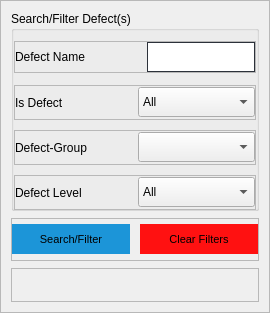
                              <widget class="QFrame" name="frame_add_defect_2">
                               <property name="minimumSize">
                                <size>
                                 <width>270</width>
                                 <height>0</height>
                                </size>
                               </property>
                               <property name="maximumSize">
                                <size>
                                 <width>0</width>
                                 <height>16777215</height>
                                </size>
                               </property>
                               <property name="frameShape">
                                <enum>QFrame::StyledPanel</enum>
                               </property>
                               <property name="frameShadow">
                                <enum>QFrame::Sunken</enum>
                               </property>
                               <property name="lineWidth">
                                <number>7</number>
                               </property>
                               <property name="midLineWidth">
                                <number>4</number>
                               </property>
                               <layout class="QVBoxLayout" name="verticalLayout_88">
                                <property name="spacing">
                                 <number>7</number>
                                </property>
                                <property name="leftMargin">
                                 <number>10</number>
                                </property>
                                <property name="topMargin">
                                 <number>10</number>
                                </property>
                                <property name="rightMargin">
                                 <number>10</number>
                                </property>
                                <property name="bottomMargin">
                                 <number>10</number>
                                </property>
                                <item alignment="Qt::AlignTop">
                                 <widget class="QGroupBox" name="groupBox_7">
                                  <property name="title">
                                   <string>Search/Filter Defect(s)</string>
                                  </property>
                                  <layout class="QVBoxLayout" name="verticalLayout_89">
                                   <property name="spacing">
                                    <number>10</number>
                                   </property>
                                   <property name="leftMargin">
                                    <number>0</number>
                                   </property>
                                   <property name="topMargin">
                                    <number>10</number>
                                   </property>
                                   <property name="rightMargin">
                                    <number>0</number>
                                   </property>
                                   <property name="bottomMargin">
                                    <number>0</number>
                                   </property>
                                   <item>
                                    <widget class="QFrame" name="frame_107">
                                     <property name="maximumSize">
                                      <size>
                                       <width>16777215</width>
                                       <height>35</height>
                                      </size>
                                     </property>
                                     <property name="frameShape">
                                      <enum>QFrame::StyledPanel</enum>
                                     </property>
                                     <property name="frameShadow">
                                      <enum>QFrame::Raised</enum>
                                     </property>
                                     <layout class="QHBoxLayout" name="horizontalLayout_75">
                                      <property name="spacing">
                                       <number>0</number>
                                      </property>
                                      <property name="leftMargin">
                                       <number>0</number>
                                      </property>
                                      <property name="topMargin">
                                       <number>0</number>
                                      </property>
                                      <property name="rightMargin">
                                       <number>0</number>
                                      </property>
                                      <property name="bottomMargin">
                                       <number>0</number>
                                      </property>
                                      <item>
                                       <widget class="QLabel" name="label_104">
                                        <property name="minimumSize">
                                         <size>
                                          <width>4</width>
                                          <height>0</height>
                                         </size>
                                        </property>
                                        <property name="text">
                                         <string>Defect Name</string>
                                        </property>
                                       </widget>
                                      </item>
                                      <item alignment="Qt::AlignRight">
                                       <widget class="QLineEdit" name="defect_search_name_lineedie">
                                        <property name="minimumSize">
                                         <size>
                                          <width>0</width>
                                          <height>30</height>
                                         </size>
                                        </property>
                                        <property name="styleSheet">
                                         <string notr="true">QLineEdit{
border-radius: 0px;
border: 1px solid rgb(44, 49, 58);
}

QLineEdit:disabled {
border: 1px solid #CDCDCE;
}</string>
                                        </property>
                                       </widget>
                                      </item>
                                     </layout>
                                    </widget>
                                   </item>
                                   <item>
                                    <widget class="QFrame" name="frame_134">
                                     <property name="minimumSize">
                                      <size>
                                       <width>0</width>
                                       <height>35</height>
                                      </size>
                                     </property>
                                     <property name="maximumSize">
                                      <size>
                                       <width>16777215</width>
                                       <height>30</height>
                                      </size>
                                     </property>
                                     <property name="frameShape">
                                      <enum>QFrame::StyledPanel</enum>
                                     </property>
                                     <property name="frameShadow">
                                      <enum>QFrame::Raised</enum>
                                     </property>
                                     <layout class="QHBoxLayout" name="horizontalLayout_106">
                                      <property name="leftMargin">
                                       <number>0</number>
                                      </property>
                                      <property name="topMargin">
                                       <number>0</number>
                                      </property>
                                      <property name="rightMargin">
                                       <number>0</number>
                                      </property>
                                      <property name="bottomMargin">
                                       <number>0</number>
                                      </property>
                                      <item>
                                       <widget class="QLabel" name="label_118">
                                        <property name="minimumSize">
                                         <size>
                                          <width>4</width>
                                          <height>0</height>
                                         </size>
                                        </property>
                                        <property name="text">
                                         <string>Is Defect</string>
                                        </property>
                                       </widget>
                                      </item>
                                      <item>
                                       <widget class="QComboBox" name="defect_search_isdefect_combo">
                                        <property name="minimumSize">
                                         <size>
                                          <width>0</width>
                                          <height>30</height>
                                         </size>
                                        </property>
                                        <item>
                                         <property name="text">
                                          <string>All</string>
                                         </property>
                                        </item>
                                        <item>
                                         <property name="text">
                                          <string>Yes</string>
                                         </property>
                                        </item>
                                        <item>
                                         <property name="text">
                                          <string>No</string>
                                         </property>
                                        </item>
                                       </widget>
                                      </item>
                                     </layout>
                                    </widget>
                                   </item>
                                   <item>
                                    <widget class="QFrame" name="frame_119">
                                     <property name="minimumSize">
                                      <size>
                                       <width>0</width>
                                       <height>35</height>
                                      </size>
                                     </property>
                                     <property name="maximumSize">
                                      <size>
                                       <width>16777215</width>
                                       <height>30</height>
                                      </size>
                                     </property>
                                     <property name="frameShape">
                                      <enum>QFrame::StyledPanel</enum>
                                     </property>
                                     <property name="frameShadow">
                                      <enum>QFrame::Raised</enum>
                                     </property>
                                     <layout class="QHBoxLayout" name="horizontalLayout_85">
                                      <property name="leftMargin">
                                       <number>0</number>
                                      </property>
                                      <property name="topMargin">
                                       <number>0</number>
                                      </property>
                                      <property name="rightMargin">
                                       <number>0</number>
                                      </property>
                                      <property name="bottomMargin">
                                       <number>0</number>
                                      </property>
                                      <item>
                                       <widget class="QLabel" name="label_110">
                                        <property name="minimumSize">
                                         <size>
                                          <width>4</width>
                                          <height>0</height>
                                         </size>
                                        </property>
                                        <property name="text">
                                         <string>Defect-Group</string>
                                        </property>
                                       </widget>
                                      </item>
                                      <item>
                                       <widget class="QComboBox" name="defect_search_group_combo">
                                        <property name="minimumSize">
                                         <size>
                                          <width>0</width>
                                          <height>30</height>
                                         </size>
                                        </property>
                                       </widget>
                                      </item>
                                     </layout>
                                    </widget>
                                   </item>
                                   <item>
                                    <widget class="QFrame" name="frame_120">
                                     <property name="minimumSize">
                                      <size>
                                       <width>0</width>
                                       <height>35</height>
                                      </size>
                                     </property>
                                     <property name="maximumSize">
                                      <size>
                                       <width>16777215</width>
                                       <height>30</height>
                                      </size>
                                     </property>
                                     <property name="frameShape">
                                      <enum>QFrame::StyledPanel</enum>
                                     </property>
                                     <property name="frameShadow">
                                      <enum>QFrame::Raised</enum>
                                     </property>
                                     <layout class="QHBoxLayout" name="horizontalLayout_86">
                                      <property name="leftMargin">
                                       <number>0</number>
                                      </property>
                                      <property name="topMargin">
                                       <number>0</number>
                                      </property>
                                      <property name="rightMargin">
                                       <number>0</number>
                                      </property>
                                      <property name="bottomMargin">
                                       <number>0</number>
                                      </property>
                                      <item>
                                       <widget class="QLabel" name="label_111">
                                        <property name="minimumSize">
                                         <size>
                                          <width>4</width>
                                          <height>0</height>
                                         </size>
                                        </property>
                                        <property name="text">
                                         <string>Defect Level</string>
                                        </property>
                                       </widget>
                                      </item>
                                      <item>
                                       <widget class="QComboBox" name="defect_search_level_comboBox">
                                        <property name="minimumSize">
                                         <size>
                                          <width>0</width>
                                          <height>30</height>
                                         </size>
                                        </property>
                                        <item>
                                         <property name="text">
                                          <string>All</string>
                                         </property>
                                        </item>
                                        <item>
                                         <property name="text">
                                          <string>0</string>
                                         </property>
                                        </item>
                                        <item>
                                         <property name="text">
                                          <string>1</string>
                                         </property>
                                        </item>
                                        <item>
                                         <property name="text">
                                          <string>2</string>
                                         </property>
                                        </item>
                                        <item>
                                         <property name="text">
                                          <string>3</string>
                                         </property>
                                        </item>
                                       </widget>
                                      </item>
                                     </layout>
                                    </widget>
                                   </item>
                                  </layout>
                                 </widget>
                                </item>
                                <item>
                                 <widget class="QFrame" name="frame_122">
                                  <property name="minimumSize">
                                   <size>
                                    <width>0</width>
                                    <height>43</height>
                                   </size>
                                  </property>
                                  <property name="frameShape">
                                   <enum>QFrame::StyledPanel</enum>
                                  </property>
                                  <property name="frameShadow">
                                   <enum>QFrame::Raised</enum>
                                  </property>
                                  <layout class="QHBoxLayout" name="horizontalLayout_88">
                                   <property name="spacing">
                                    <number>10</number>
                                   </property>
                                   <property name="leftMargin">
                                    <number>0</number>
                                   </property>
                                   <property name="topMargin">
                                    <number>0</number>
                                   </property>
                                   <property name="rightMargin">
                                    <number>0</number>
                                   </property>
                                   <property name="bottomMargin">
                                    <number>0</number>
                                   </property>
                                   <item>
                                    <widget class="QPushButton" name="search_defect_btn">
                                     <property name="minimumSize">
                                      <size>
                                       <width>0</width>
                                       <height>30</height>
                                      </size>
                                     </property>
                                     <property name="font">
                                      <font>
                                       <pointsize>8</pointsize>
                                       <weight>50</weight>
                                       <bold>false</bold>
                                      </font>
                                     </property>
                                     <property name="cursor">
                                      <cursorShape>PointingHandCursor</cursorShape>
                                     </property>
                                     <property name="styleSheet">
                                      <string notr="true">QPushButton{
background: #1C95D8;
border: Transparent;
}

QPushButton:disabled {
    background-color: #8D8D8D;
}

QPushButton:pressed {
	background-color: rgb(0, 0, 0);
}</string>
                                     </property>
                                     <property name="text">
                                      <string>Search/Filter</string>
                                     </property>
                                    </widget>
                                   </item>
                                   <item>
                                    <widget class="QPushButton" name="search_defect_clear_btn">
                                     <property name="minimumSize">
                                      <size>
                                       <width>0</width>
                                       <height>30</height>
                                      </size>
                                     </property>
                                     <property name="font">
                                      <font>
                                       <pointsize>8</pointsize>
                                       <weight>50</weight>
                                       <bold>false</bold>
                                      </font>
                                     </property>
                                     <property name="cursor">
                                      <cursorShape>PointingHandCursor</cursorShape>
                                     </property>
                                     <property name="styleSheet">
                                      <string notr="true">QPushButton{
background: #FF1111;
border: Transparent;
}

QPushButton:disabled {
    background-color: #8D8D8D;
}
QPushButton:pressed {
	background-color: rgb(0, 0, 0);
}</string>
                                     </property>
                                     <property name="text">
                                      <string>Clear Filters</string>
                                     </property>
                                    </widget>
                                   </item>
                                  </layout>
                                 </widget>
                                </item>
                                <item>
                                 <widget class="QFrame" name="frame_123">
                                  <property name="minimumSize">
                                   <size>
                                    <width>0</width>
                                    <height>33</height>
                                   </size>
                                  </property>
                                  <property name="frameShape">
                                   <enum>QFrame::StyledPanel</enum>
                                  </property>
                                  <property name="frameShadow">
                                   <enum>QFrame::Raised</enum>
                                  </property>
                                  <layout class="QVBoxLayout" name="verticalLayout_90">
                                   <item alignment="Qt::AlignHCenter">
                                    <widget class="QLabel" name="create_defect_message_2">
                                     <property name="text">
                                      <string/>
                                     </property>
                                    </widget>
                                   </item>
                                  </layout>
                                 </widget>
                                </item>
                               </layout>
                              </widget>
